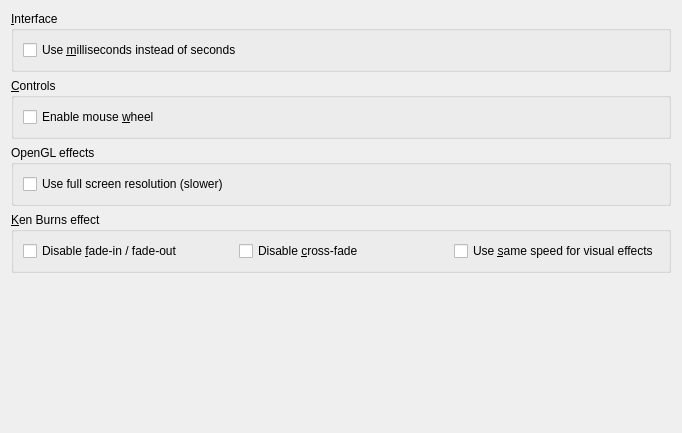
<?xml version="1.0" encoding="UTF-8"?>
<ui version="4.0">
 <class>PresentationAdvPage</class>
 <widget class="QWidget" name="PresentationAdvPage">
  <property name="geometry">
   <rect>
    <x>0</x>
    <y>0</y>
    <width>682</width>
    <height>433</height>
   </rect>
  </property>
  <layout class="QVBoxLayout" name="verticalLayout_4">
   <item>
    <widget class="QGroupBox" name="groupBox">
     <property name="sizePolicy">
      <sizepolicy hsizetype="MinimumExpanding" vsizetype="Minimum">
       <horstretch>0</horstretch>
       <verstretch>0</verstretch>
      </sizepolicy>
     </property>
     <property name="title">
      <string>&amp;Interface</string>
     </property>
     <layout class="QVBoxLayout" name="verticalLayout_2">
      <item>
       <widget class="QCheckBox" name="m_useMillisecondsCheckBox">
        <property name="sizePolicy">
         <sizepolicy hsizetype="MinimumExpanding" vsizetype="Fixed">
          <horstretch>0</horstretch>
          <verstretch>0</verstretch>
         </sizepolicy>
        </property>
        <property name="text">
         <string>Use &amp;milliseconds instead of seconds</string>
        </property>
       </widget>
      </item>
     </layout>
    </widget>
   </item>
   <item>
    <widget class="QGroupBox" name="groupBox_3">
     <property name="sizePolicy">
      <sizepolicy hsizetype="MinimumExpanding" vsizetype="Minimum">
       <horstretch>0</horstretch>
       <verstretch>0</verstretch>
      </sizepolicy>
     </property>
     <property name="title">
      <string>&amp;Controls</string>
     </property>
     <layout class="QVBoxLayout" name="verticalLayout">
      <item>
       <widget class="QCheckBox" name="m_enableMouseWheelCheckBox">
        <property name="sizePolicy">
         <sizepolicy hsizetype="MinimumExpanding" vsizetype="Fixed">
          <horstretch>0</horstretch>
          <verstretch>0</verstretch>
         </sizepolicy>
        </property>
        <property name="toolTip">
         <string>Enable mouse wheel to move between slides.</string>
        </property>
        <property name="text">
         <string>Enable mouse &amp;wheel </string>
        </property>
       </widget>
      </item>
     </layout>
    </widget>
   </item>
   <item>
    <widget class="QGroupBox" name="groupBox_4">
     <property name="title">
      <string>OpenGL effects</string>
     </property>
     <layout class="QVBoxLayout" name="verticalLayout_3">
      <item>
       <widget class="QCheckBox" name="m_openGlFullScale">
        <property name="text">
         <string>Use full screen resolution (slower)</string>
        </property>
       </widget>
      </item>
     </layout>
    </widget>
   </item>
   <item>
    <widget class="QGroupBox" name="groupBox_2">
     <property name="sizePolicy">
      <sizepolicy hsizetype="MinimumExpanding" vsizetype="Minimum">
       <horstretch>0</horstretch>
       <verstretch>0</verstretch>
      </sizepolicy>
     </property>
     <property name="title">
      <string>&amp;Ken Burns effect</string>
     </property>
     <layout class="QHBoxLayout" name="horizontalLayout_2">
      <item>
       <widget class="QCheckBox" name="m_kbDisableFadeCheckBox">
        <property name="sizePolicy">
         <sizepolicy hsizetype="MinimumExpanding" vsizetype="Minimum">
          <horstretch>0</horstretch>
          <verstretch>0</verstretch>
         </sizepolicy>
        </property>
        <property name="text">
         <string>Disable &amp;fade-in / fade-out</string>
        </property>
       </widget>
      </item>
      <item>
       <widget class="QCheckBox" name="m_kbDisableCrossfadeCheckBox">
        <property name="sizePolicy">
         <sizepolicy hsizetype="MinimumExpanding" vsizetype="Minimum">
          <horstretch>0</horstretch>
          <verstretch>0</verstretch>
         </sizepolicy>
        </property>
        <property name="text">
         <string>Disable &amp;cross-fade</string>
        </property>
       </widget>
      </item>
       <item>
         <widget class="QCheckBox" name="m_enableKenBurnsSameSpeed">
          <property name="text">
           <string>Use &amp;same speed for visual effects</string>
          </property>
         </widget>
        </item>
     </layout>
    </widget>
   </item>
   <item>
    <spacer name="verticalSpacer_3">
     <property name="orientation">
      <enum>Qt::Vertical</enum>
     </property>
     <property name="sizeHint" stdset="0">
      <size>
       <width>142</width>
       <height>119</height>
      </size>
     </property>
    </spacer>
   </item>
  </layout>
 </widget>
 <resources/>
 <connections/>
</ui>
